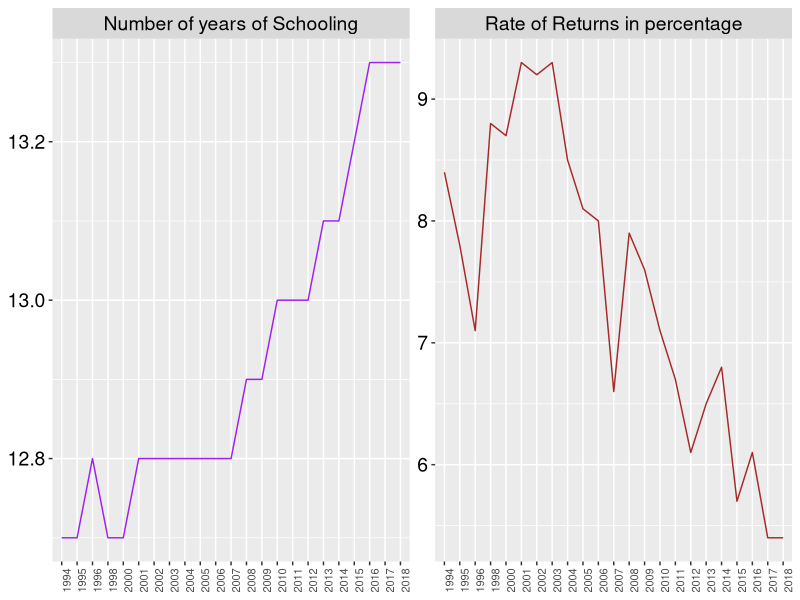
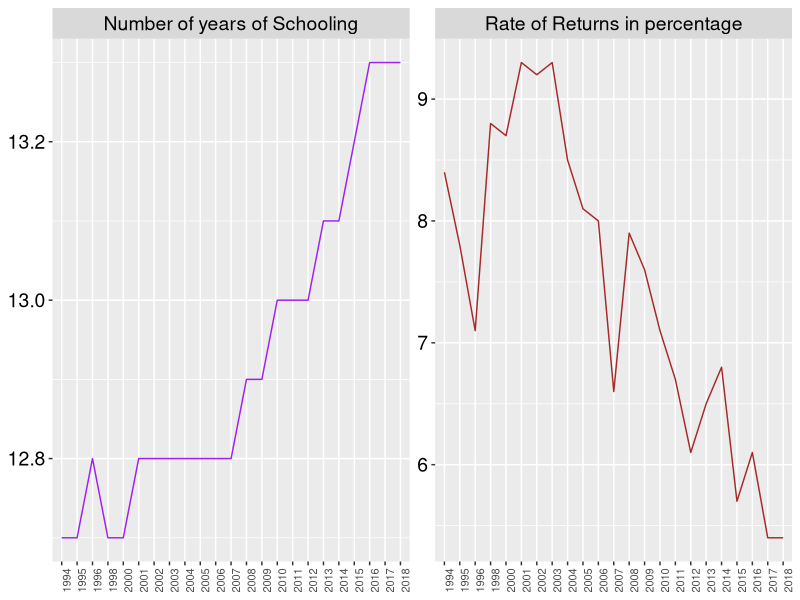

Reproduce these figures in R, in order.
# mincer3a.R
# A file to generate the graph of returns and years of schooling

library(dplyr)
library(ggplot2)
library(reshape2)


wd <- "C:/Country/Russia/Data/SEASHELL/SEABYTE/edreru/wp1"
setwd(wd) 

hp <-

read.table(header = TRUE, text = "
Year	S	     r
1994	12.7	8.4
1995	12.7	7.8
1996	12.8	7.1
1998	12.7	8.8
2000	12.7	8.7
2001	12.8	9.3
2002	12.8	9.2
2003	12.8	9.3
2004	12.8	8.5
2005	12.8	8.1
2006	12.8	8.0
2007	12.8	6.6
2008	12.9	7.9
2009	12.9	7.6
2010	13.0	7.1
2011	13.0	6.7
2012	13.0	6.1
2013	13.1	6.5
2014	13.1	6.8
2015	13.2	5.7
2016	13.3	6.1
2017	13.3	5.4
2018	13.3	5.4
"
)

hp2 <- reshape2::melt(hp,id.vars=c("Year")) %>% mutate(Year=as.factor(Year))
str(hp2)

hp2$fvar[hp2$variable=="S"] <- "Number of years of Schooling"
hp2$fvar[hp2$variable=="r"] <- "Rate of Returns in percentage"

hp2$fvar <- factor(hp2$fvar,levels=c("Number of years of Schooling",
                                     "Rate of Returns in percentage"))

xb <- seq(1994,2018, by = 2) # has no effect as we are using facets

ggplot(data=hp2,aes(x=Year,y=value,group=fvar,color=fvar))+
  geom_line()+
  facet_wrap(~fvar,scales="free")+
  scale_x_discrete(xb)+
  theme(axis.text.x = element_text(angle = 90, hjust = 1, vjust=1, size = 8),
        axis.text.y = element_text(size = 14, color="black"),
        axis.title.x = element_blank(),
        axis.title.y = element_blank())+ 
  theme(strip.text.x = element_text(size = 14, color = "black"))+
  scale_color_manual(values = c("purple", "brown"))+
  theme(legend.position = "none")
ggsave("hp_rs.png", width = 10, height = 7,
       units = "in")
      